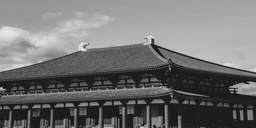
#> input picture Assignment 2/temple.png, 256 x 128 px, shrunk from 750 x 375 before the run
$ jupyter execute Q1.ipynb
#> lines starting #> are read from the running program, lines starting #| are printed output that depends on the picture
[cell 1]
import numpy as np
import math
import cv2
import os

from scipy.signal import convolve2d

os.makedirs('outputs', exist_ok=True)
os.makedirs('outputs/part1', exist_ok=True)

def build_kernel(r):
    kernel = np.zeros((2*r+1,2*r+1))
    for i in range(2*r+1):
        for j in range(2*r+1):
            dis = math.sqrt((i-r)**2 + (j-r)**2)
            if(dis<=r-0.5):
                kernel[i][j] = 1
            elif(r-0.5 < dis < r+0.5):
                kernel[i][j] = r + 0.5 - dis
    kernel_disp = np.uint8(cv2.normalize(kernel, None, 0, 255, cv2.NORM_MINMAX))
    cv2.imwrite(f'outputs/part1/kernel_{r}.png',kernel_disp)
    return kernel

def convolve(image, r):
    kernel = build_kernel(r)
    output = convolve2d(image, kernel, mode = 'same', boundary='symm')
    output_disp = np.uint8(cv2.normalize(output, None, 0, 255, cv2.NORM_MINMAX))
    cv2.imwrite(f'outputs/part1/spatial_blurring_{r}.png',output_disp)
    return output


img1 = cv2.imread('temple.png', cv2.IMREAD_GRAYSCALE)
#> img1 is the input picture: shape (128, 256); min 5, max 232, mean 113.1

img2 = convolve(img1, 8)

[cell 2]
def pad_image(img):
    m, n = img.shape[:2]
    return cv2.copyMakeBorder(img, 0, m, 0, n, cv2.BORDER_REFLECT)

def pad_kernel(kernel, m, n):
    a,b = kernel.shape[:2]
    padded_kernel = np.zeros((2*m,2*n))
    padded_kernel[:a,:b] = kernel
    return padded_kernel

def apply_freq_domain_blurring(image, r):
    m,n = image.shape[:2]
    kernel = build_kernel(r)
    kernel = pad_kernel(kernel, m ,n)
    padded_image = pad_image(image)
    cv2.imwrite(f'outputs/part1/padded_image.png',padded_image)
    kernel_disp = np.uint8(cv2.normalize(kernel, None, 0, 255, cv2.NORM_MINMAX))
    cv2.imwrite(f'outputs/part1/padded_kernel.png', kernel_disp )

    freq_img = np.fft.fft2(padded_image)
    ps_img_log = np.log(np.abs(freq_img)+1e-6)
    ps_img_disp = np.uint8(cv2.normalize(ps_img_log, None, 0, 255, cv2.NORM_MINMAX))
    cv2.imwrite(f'outputs/part1/power_spectrum_image.png',ps_img_disp)
    cv2.imwrite(f'outputs/part1/power_spectrum_image_shifted.png',np.fft.fftshift(ps_img_disp))

    freq_kernel = np.fft.fft2(kernel)
    ps_kernel_log = np.log(np.abs(freq_kernel)+1e-6)
    ps_kernel_disp = np.uint8(cv2.normalize(ps_kernel_log, None, 0, 255, cv2.NORM_MINMAX))
    cv2.imwrite(f'outputs/part1/power_spectrum_kernel_{r}.png',ps_kernel_disp)
    cv2.imwrite(f'outputs/part1/power_spectrum_kernel_shifted_{r}.png',np.fft.fftshift(ps_kernel_disp))

    freq_blurred_img = freq_img * freq_kernel
    freq_blurred_img_log = np.log(np.abs(freq_blurred_img)+ 1e-6)
    freq_blurred_img_disp = np.uint8(cv2.normalize(freq_blurred_img_log, None, 0, 255, cv2.NORM_MINMAX))
    cv2.imwrite(f'outputs/part1/power_spectrum_blurred_image_{r}.png',freq_blurred_img_disp)
    cv2.imwrite(f'outputs/part1/power_spectrum_blurred_image_shifted_{r}.png',np.fft.fftshift(freq_blurred_img_disp))

    blurred_img = np.fft.ifft2(freq_blurred_img).real
    blurred_img_disp = np.uint8(cv2.normalize(blurred_img, None, 0, 255, cv2.NORM_MINMAX))
    cv2.imwrite(f'outputs/part1/freq_blurring_padded_image_{r}.png',blurred_img_disp)
    blurred_img = blurred_img[0:m,0:n]
    blurred_img_disp = np.uint8(cv2.normalize(blurred_img, None, 0, 255, cv2.NORM_MINMAX))
    cv2.imwrite(f'outputs/part1/freq_blurring_{r}.png',blurred_img_disp)
    return blurred_img

apply_freq_domain_blurring(img1, 8)
#> in pad_image, `return cv2.copyMakeBorder(img, 0, m, 0, n, cv2.BORDER_REFLECT)`:
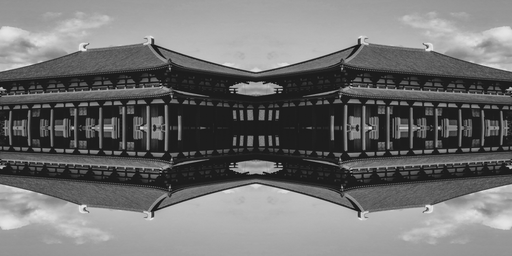
#> returned value: shape (256, 512); min 5, max 232, mean 113.1
#> in apply_freq_domain_blurring, `kernel_disp = np.uint8(cv2.normalize(kernel, None, 0, 255, cv2.NORM_MI..`:
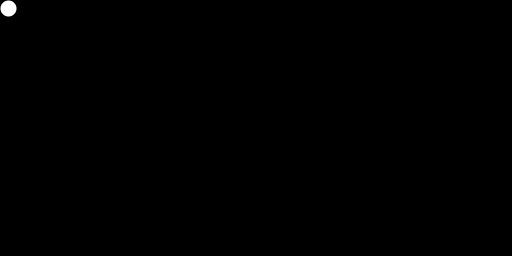
#> kernel: shape (256, 512) float64; min 0, max 1, mean 0.00153
#> in apply_freq_domain_blurring, `cv2.imwrite(f'outputs/part1/power_spectrum_kernel_shifted_{r}.png',np...`:
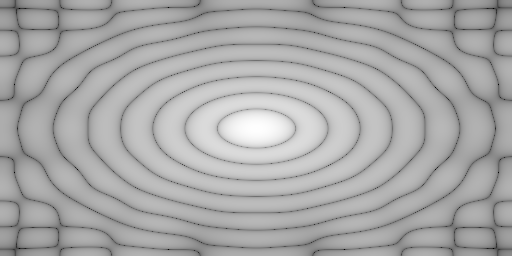
#> saved as power_spectrum_kernel_shifted_8.png: shape (256, 512); min 0, max 255, mean 168.3
#> in apply_freq_domain_blurring, `cv2.imwrite(f'outputs/part1/power_spectrum_blurred_image_shifted_{r}.p..`:
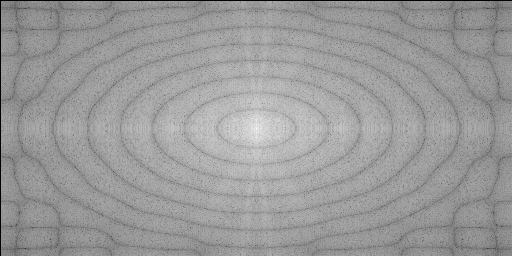
#> saved as power_spectrum_blurred_image_shifted_8.png: shape (256, 512); min 0, max 255, mean 154.1
#> in apply_freq_domain_blurring, `blurred_img = np.fft.ifft2(freq_blurred_img).real`:
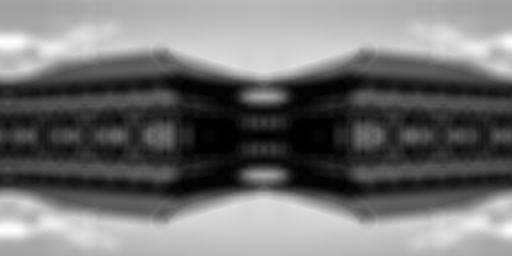
#> blurred_img: shape (256, 512) float64; min 5751.1, max 43217.9, mean 22694.5; drawn with min black and max white
#> in apply_freq_domain_blurring, `blurred_img = blurred_img[0:m,0:n]`:
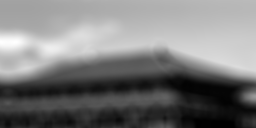
#> blurred_img: shape (128, 256) float64; min 5759.1, max 43217.9, mean 23806; drawn with min black and max white

[cell 3]
import time
import matplotlib.pyplot as plt

m,n = img1.shape[:2]
#> m = 128; n = 256
spatial_execution_time = []
r  = []
a = 1
t = 0
while(t<= 60 and a <= m/2 and a<= n/2):
    start = time.time()
    convolve(img1,a)
    end = time.time()
    execution_time = end - start
    spatial_execution_time.append(execution_time)
    r.append(a)
    a*=2
    t = execution_time
    print(f"Execution time: {execution_time} seconds")
#> after the loop, a = 128; r = [1, 2, 4, 8, 16, 32, 64]; spatial_execution_time = [0.00453, 0.00493, 0.00506, 0.0155, 0.0565, 0.19, 0.729]


freq_execution_time = []
r  = []
a = 1
t = 0
while(t<= 60 and a <= m/2 and a<= n/2):
    start = time.time()
    apply_freq_domain_blurring(img1,a)
    end = time.time()
    execution_time = end - start
    freq_execution_time.append(execution_time)
    r.append(a)
    a*=2
    t = execution_time
    print(f"Execution time: {execution_time} seconds")
#> this loop made 7 passes
#> pass 1, in apply_freq_domain_blurring (call 2), `cv2.imwrite(f'outputs/part1/power_spectrum_kernel_{r}.png',ps_kernel_d..`:
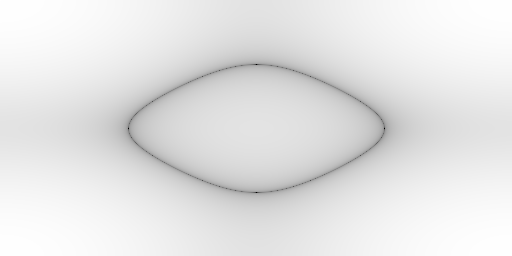
#> saved as power_spectrum_kernel_1.png: shape (256, 512); min 0, max 255, mean 228.2
#> pass 1, in apply_freq_domain_blurring (call 2), `cv2.imwrite(f'outputs/part1/power_spectrum_kernel_shifted_{r}.png',np...`:
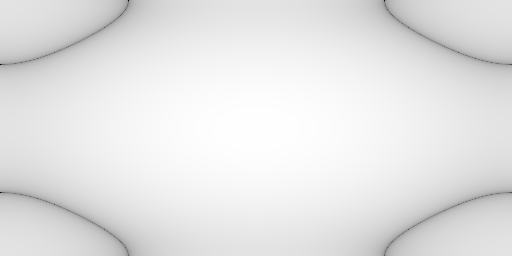
#> saved as power_spectrum_kernel_shifted_1.png: shape (256, 512); min 0, max 255, mean 228.2
#> pass 1, in apply_freq_domain_blurring (call 2), `freq_blurred_img_log = np.log(np.abs(freq_blurred_img)+ 1e-6)`:
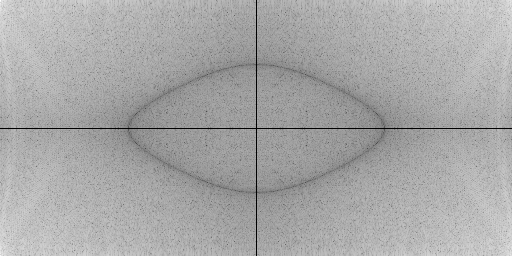
#> freq_blurred_img_log: shape (256, 512) float64; min -13.82, max 17.72, mean 7.02; drawn with min black and max white
#> after the loop, a = 128; freq_execution_time = [0.038, 0.0283, 0.0276, 0.0272, 0.0279, 0.0293, 0.0316]

plt.figure(figsize=(8, 6))


plt.plot(r, spatial_execution_time, label="Spatial Blurring", marker='o')


plt.plot(r, freq_execution_time, label="Frequency Blurring", marker='x')


plt.xscale('log', base=2)
plt.yscale('log', base=10)
plt.xlabel('Kernel Size (log2 scale)')
plt.ylabel('Execution Time (log10 scale) seconds')
plt.title('Comparison of Spatial vs Frequency Blurring Execution Time')
plt.legend()
plt.grid(True, which="both", ls="--")


plt.show()
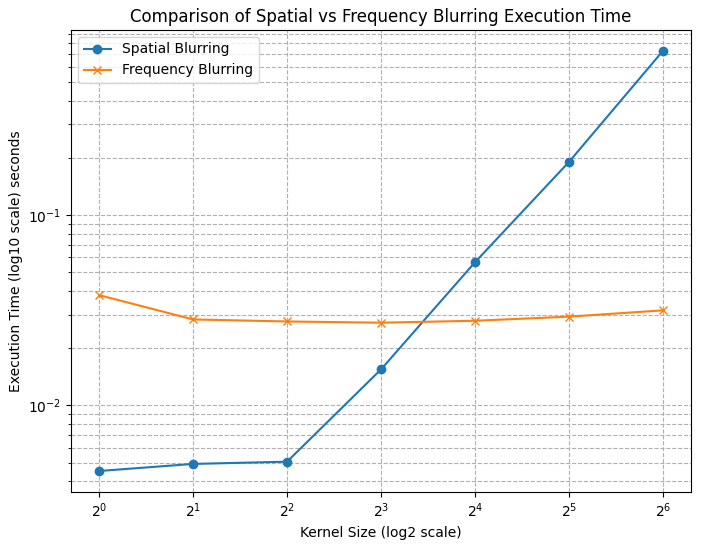
#> figure drawn by matplotlib, 1 panel
